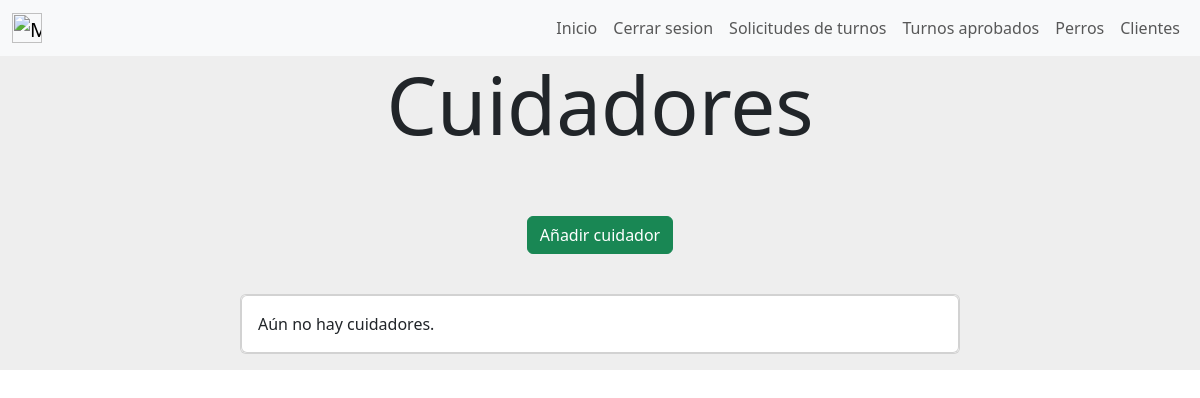
/cuidadores (signed in), run on an earlier commit of the app's database.
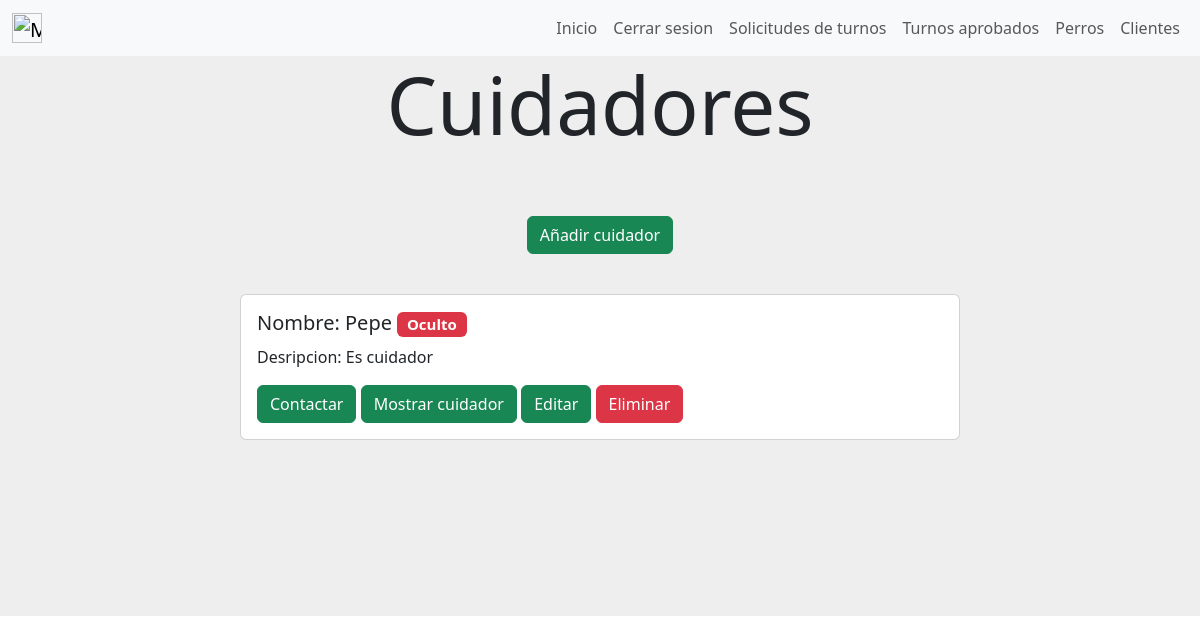
And on a later commit of the database.
### gestion_de_servicios_prestados/models.py (models this page shows, shortened)
class Cuidador(models.Model):
    nombre = models.CharField(max_length=30)
    descripcion = models.CharField(max_length=300)
    email = models.EmailField(max_length=50,unique=True)
    visible = models.BooleanField(default=True)
    created=models.DateTimeField(auto_now_add=True)
    updated=models.DateTimeField(auto_now_add=True)
    class Meta:
        verbose_name='cuidador'
        verbose_name_plural='cuidadores'

### gestion_de_servicios_prestados/views.py (the view)
# urls.py: path('cuidadores',views.cuidadores, name= "cuidadores"),
def cuidadores (request) :
    if request.user.is_superuser:
        cuidadores=Cuidador.objects.all()
    else:
        cuidadores=Cuidador.objects.filter(visible = True)
    return render(request,"gestion_de_servicios_prestados/cuidadores.html",{"cuidadores":cuidadores})

### gestion_de_servicios_prestados/templates/gestion_de_servicios_prestados/cuidadores.html (shortened to what this page needs)
{% extends "gestion_de_usuarios/base.html" %}
{% block content %}
<div style="background-color:#eee;height: 20%;text-align: center;">
    <h1 class="display-1">Cuidadores</h1>
</div>
{% if user.is_superuser %}
    <div style="background-color: #eee;background-position: center;background-size: cover; align-items: center;justify-content: center;display: flex;">
        <a class="btn btn-success" href="{% url 'cargar_cuidador' %}" style="color:white;">Añadir cuidador</a>
    </div>
    <div style="background-color:#eee;height: 5%;text-align: center;">
    </div>
{% endif %}
{% if cuidadores.count == 0 %}
    <div style="background-color: #eee;background-position: center;background-size: cover; align-items: center;justify-content: center;display: flex;">
        <div class="card mb-3 element-home-color" style="width: 60%;">
            <div class="row g-0">
                <div class="card">
                    <div class="card-body">
                        Aún no hay cuidadores.
                    </div>
                </div>
            </div>
        </div>
    </div>
{% else %}
        {% for cuidador in cuidadores %}
        <div style="background-color: #eee;background-position: center;background-size: cover; align-items: center;justify-content: center;display: flex;">
            <div class="card mb-3 element-home-color" style="width: 60%;">
                <div class="row g-0">
                <div class="col-md-8">
                    <div class="card-body">
                    <h5 class="card-title">Nombre: {{cuidador.nombre}}
                        {% if not cuidador.visible %}
                        <span class="badge bg-danger">Oculto</span>
                        {% endif %}
                    </h5>
                    <p class="card-text">Desripcion: {{cuidador.descripcion}}</p>
                    {% if cuidador.email != user.email %}
                    <a class=" btn btn-success" href="{% url 'contacto_cuidador' cuidador.id %}">Contactar</a>
                    {% endif %}
                    {% if user.is_superuser %}
                    {% if cuidador.visible %}
                    <a class=" btn btn-success" href="{% url 'ocultar_cuidador' cuidador.id %}">Ocultar cuidador</a>
                    {% else %}
                    <a class=" btn btn-success" href="{% url 'mostrar_cuidador' cuidador.id %}">Mostrar cuidador</a>
                    {% endif %}
                    {% endif %}
                        {% if user.is_superuser %}
                        <a class="btn btn-success" href="{% url 'editar_cuidador' cuidador.id %}" style="color:white;">Editar</a>
                        <a href ="#" class="btn btn-danger" onclick="delete_cuidador({{cuidador.id}})" style="color:white;">Eliminar</a>
                        {% endif %}
                    </div>
                </div>
                </div>
            </div>
        </div>
        {% endfor %}
<div style="background-color:#eee;height: 20%;">
</div>
{% endif %}
{% endblock %}

What changed in the data, as far as the page shows it:
added Cuidador: nombre "Pepe", visible "Oculto", descripcion "Es cuidador", email "Contactar"
Also different on the page:
text no longer shown: "Aún no hay cuidadores."
